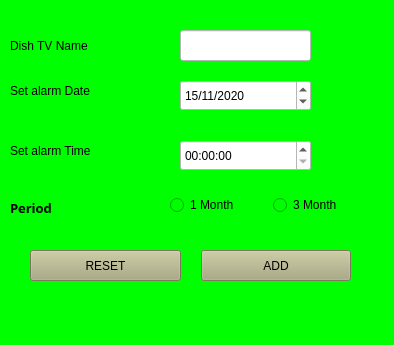
<?xml version="1.0" encoding="UTF-8"?>
<ui version="4.0">
 <class>Add_item</class>
 <widget class="QWidget" name="Add_item">
  <property name="windowModality">
   <enum>Qt::NonModal</enum>
  </property>
  <property name="geometry">
   <rect>
    <x>0</x>
    <y>0</y>
    <width>394</width>
    <height>345</height>
   </rect>
  </property>
  <property name="windowTitle">
   <string>Form</string>
  </property>
  <property name="styleSheet">
   <string notr="true">background-color: rgb(0, 255, 0);</string>
  </property>
  <widget class="QTimeEdit" name="timeEdit">
   <property name="geometry">
    <rect>
     <x>180</x>
     <y>140</y>
     <width>131</width>
     <height>31</height>
    </rect>
   </property>
   <property name="styleSheet">
    <string notr="true">background-color: rgb(255, 255, 255);</string>
   </property>
  </widget>
  <widget class="QDateEdit" name="dateEdit">
   <property name="geometry">
    <rect>
     <x>180</x>
     <y>80</y>
     <width>131</width>
     <height>31</height>
    </rect>
   </property>
   <property name="styleSheet">
    <string notr="true">background-color: rgb(255, 255, 255);</string>
   </property>
   <property name="displayFormat">
    <string>d/M/yyyy</string>
   </property>
   <property name="date">
    <date>
     <year>2020</year>
     <month>11</month>
     <day>15</day>
    </date>
   </property>
  </widget>
  <widget class="QLabel" name="label_2">
   <property name="geometry">
    <rect>
     <x>10</x>
     <y>80</y>
     <width>141</width>
     <height>21</height>
    </rect>
   </property>
   <property name="styleSheet">
    <string notr="true">font: 87 10pt &quot;Arial Black&quot;;</string>
   </property>
   <property name="text">
    <string>Set alarm Date</string>
   </property>
  </widget>
  <widget class="QLabel" name="label_3">
   <property name="geometry">
    <rect>
     <x>10</x>
     <y>140</y>
     <width>141</width>
     <height>21</height>
    </rect>
   </property>
   <property name="styleSheet">
    <string notr="true">font: 87 10pt &quot;Arial Black&quot;;</string>
   </property>
   <property name="text">
    <string>Set alarm Time</string>
   </property>
  </widget>
  <widget class="QWidget" name="horizontalLayoutWidget">
   <property name="geometry">
    <rect>
     <x>20</x>
     <y>240</y>
     <width>341</width>
     <height>51</height>
    </rect>
   </property>
   <layout class="QHBoxLayout" name="horizontalLayout">
    <property name="spacing">
     <number>20</number>
    </property>
    <property name="sizeConstraint">
     <enum>QLayout::SetNoConstraint</enum>
    </property>
    <property name="leftMargin">
     <number>10</number>
    </property>
    <property name="topMargin">
     <number>10</number>
    </property>
    <property name="rightMargin">
     <number>10</number>
    </property>
    <property name="bottomMargin">
     <number>10</number>
    </property>
    <item>
     <widget class="QPushButton" name="pushButton_2">
      <property name="sizePolicy">
       <sizepolicy hsizetype="Minimum" vsizetype="Ignored">
        <horstretch>0</horstretch>
        <verstretch>0</verstretch>
       </sizepolicy>
      </property>
      <property name="styleSheet">
       <string notr="true">background-color: rgb(170, 170, 127);
color: rgb(0, 0, 0);
font: 75 11pt &quot;Arial&quot;;</string>
      </property>
      <property name="text">
       <string>RESET</string>
      </property>
     </widget>
    </item>
    <item>
     <widget class="QPushButton" name="pushButton">
      <property name="sizePolicy">
       <sizepolicy hsizetype="Minimum" vsizetype="Ignored">
        <horstretch>0</horstretch>
        <verstretch>0</verstretch>
       </sizepolicy>
      </property>
      <property name="styleSheet">
       <string notr="true">background-color: rgb(170, 170, 127);
color: rgb(0, 0, 0);
font: 75 11pt &quot;Arial&quot;;</string>
      </property>
      <property name="text">
       <string>ADD</string>
      </property>
     </widget>
    </item>
   </layout>
  </widget>
  <widget class="QLabel" name="label_4">
   <property name="geometry">
    <rect>
     <x>10</x>
     <y>30</y>
     <width>231</width>
     <height>31</height>
    </rect>
   </property>
   <property name="styleSheet">
    <string notr="true">color: rgb(0, 0, 0);
font: 87 10pt &quot;Arial Black&quot;;</string>
   </property>
   <property name="text">
    <string>Dish TV Name</string>
   </property>
  </widget>
  <widget class="QLineEdit" name="lineEdit_2">
   <property name="geometry">
    <rect>
     <x>180</x>
     <y>30</y>
     <width>131</width>
     <height>31</height>
    </rect>
   </property>
   <property name="styleSheet">
    <string notr="true">background-color: rgb(255, 255, 255);</string>
   </property>
  </widget>
  <widget class="QWidget" name="horizontalLayoutWidget_2">
   <property name="geometry">
    <rect>
     <x>170</x>
     <y>180</y>
     <width>199</width>
     <height>51</height>
    </rect>
   </property>
   <layout class="QHBoxLayout" name="horizontalLayout_2">
    <item>
     <widget class="QRadioButton" name="radioButton_2">
      <property name="text">
       <string>1 Month</string>
      </property>
     </widget>
    </item>
    <item>
     <widget class="QRadioButton" name="radioButton">
      <property name="text">
       <string>3 Month</string>
      </property>
     </widget>
    </item>
   </layout>
  </widget>
  <widget class="QLabel" name="label">
   <property name="geometry">
    <rect>
     <x>10</x>
     <y>200</y>
     <width>121</width>
     <height>16</height>
    </rect>
   </property>
   <property name="font">
    <font>
     <family>Arial Black</family>
     <pointsize>10</pointsize>
     <weight>75</weight>
     <bold>true</bold>
    </font>
   </property>
   <property name="text">
    <string>Period</string>
   </property>
  </widget>
 </widget>
 <tabstops>
  <tabstop>lineEdit_2</tabstop>
  <tabstop>dateEdit</tabstop>
  <tabstop>timeEdit</tabstop>
  <tabstop>pushButton_2</tabstop>
  <tabstop>pushButton</tabstop>
 </tabstops>
 <resources/>
 <connections>
  <connection>
   <sender>pushButton_2</sender>
   <signal>clicked()</signal>
   <receiver>dateEdit</receiver>
   <slot>clear()</slot>
   <hints>
    <hint type="sourcelabel">
     <x>180</x>
     <y>261</y>
    </hint>
    <hint type="destinationlabel">
     <x>232</x>
     <y>160</y>
    </hint>
   </hints>
  </connection>
  <connection>
   <sender>pushButton_2</sender>
   <signal>clicked()</signal>
   <receiver>timeEdit</receiver>
   <slot>clear()</slot>
   <hints>
    <hint type="sourcelabel">
     <x>138</x>
     <y>267</y>
    </hint>
    <hint type="destinationlabel">
     <x>199</x>
     <y>210</y>
    </hint>
   </hints>
  </connection>
  <connection>
   <sender>pushButton_2</sender>
   <signal>clicked()</signal>
   <receiver>lineEdit_2</receiver>
   <slot>clear()</slot>
   <hints>
    <hint type="sourcelabel">
     <x>109</x>
     <y>259</y>
    </hint>
    <hint type="destinationlabel">
     <x>310</x>
     <y>41</y>
    </hint>
   </hints>
  </connection>
 </connections>
</ui>
